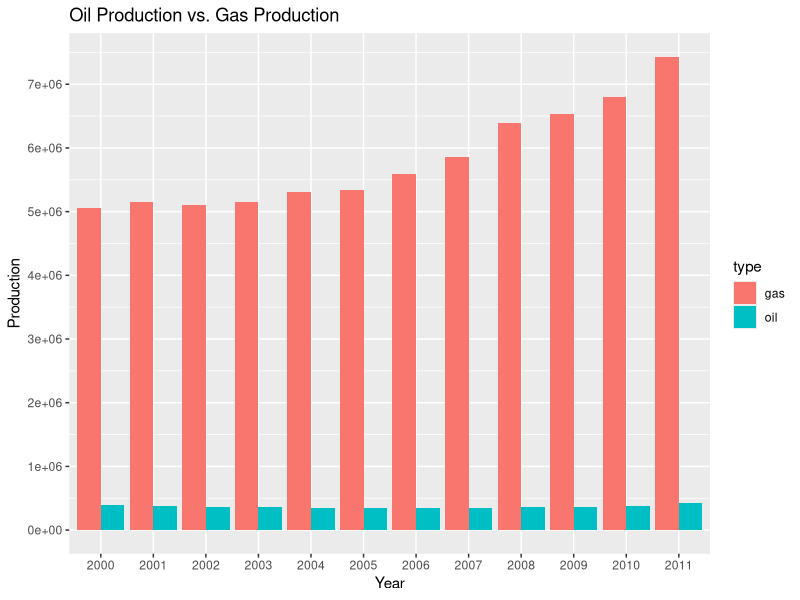
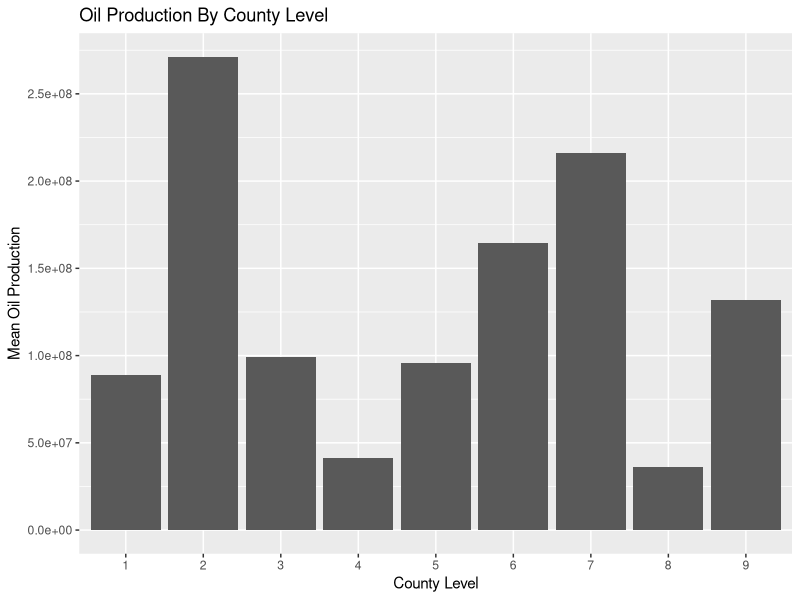
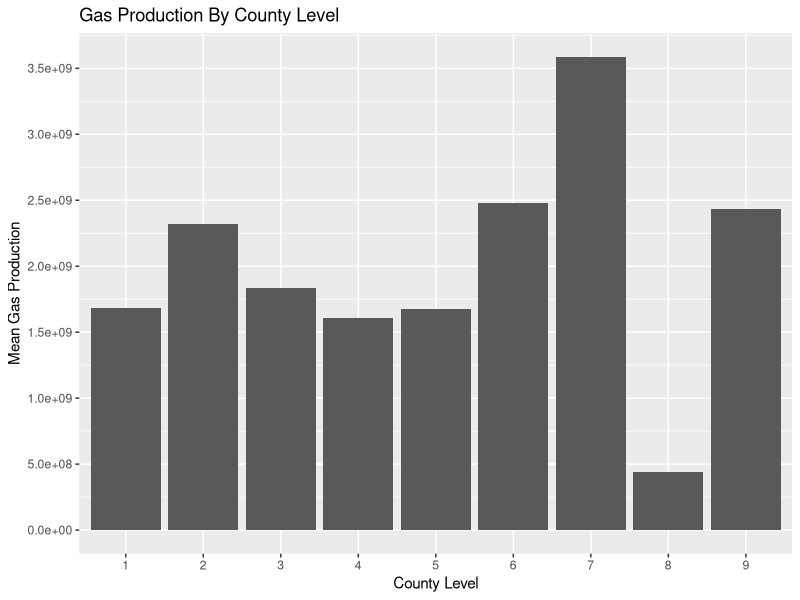
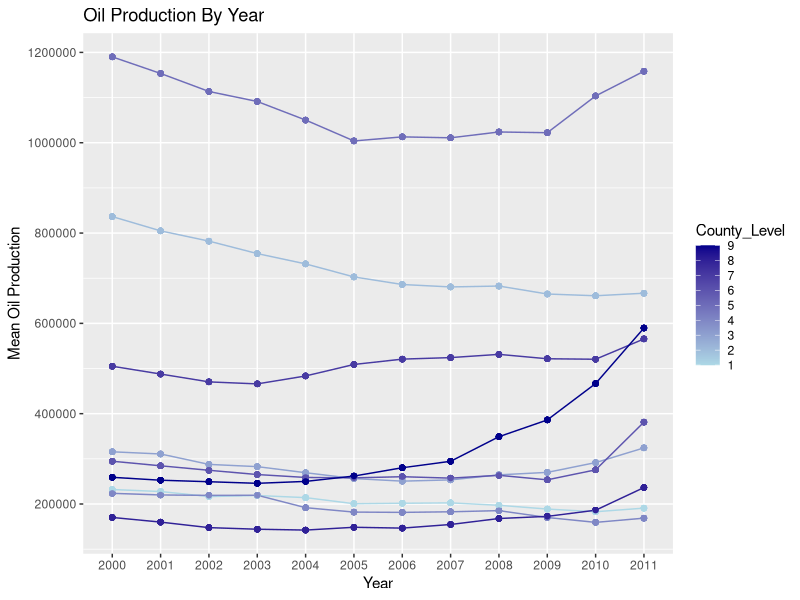
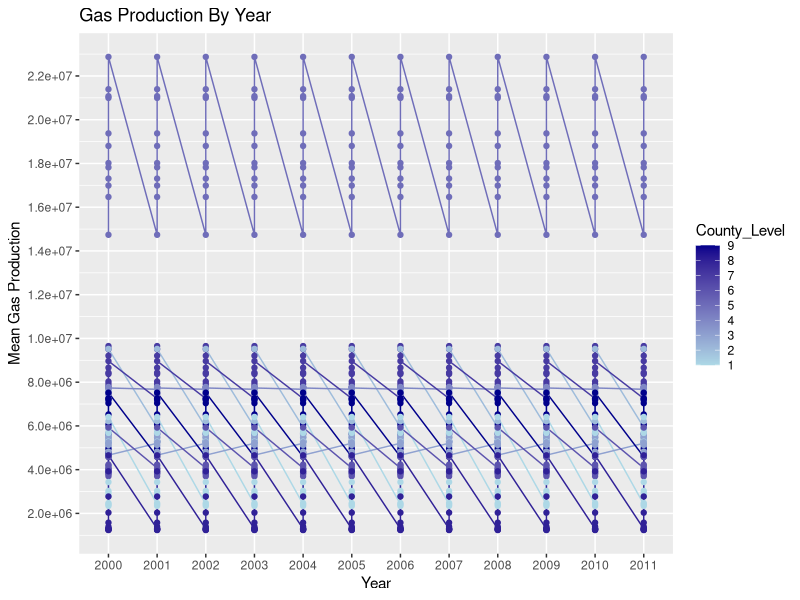

These charts were generated, in order, by the following R code:
# County-level oil and gas production
# Group Member: Mengze Yin, Tianchi Zhang, Yilin Li
# Objective of this project : 
# Discover the relationship between population level and oil and gas production

library(tidyr)
library(dplyr)
library(readr)
library(data.table)
library(doBy)

# Part 1. Tidy Data

# Read file "Oilgascounty.csv" (Reference: www.ers.usda.gov)
raw <- read.csv("oilgascounty.csv",stringsAsFactors = FALSE)
raw <- raw[, c("FIPS","geoid","Stabr","County_Name","Rural_Urban_Continuum_Code_2013","Urban_Influence_2013","Metro_Nonmetro_2013","Metro_Micro_Noncore_2013","oil2000","oil2001","oil2002","oil2003","oil2004","oil2005","oil2006","oil2007","oil2008","oil2009","oil2010","oil2011","gas2000","gas2001","gas2002","gas2003","gas2004","gas2005","gas2006","gas2007","gas2008","gas2009","gas2010","gas2011","oil_change_group","gas_change_group","oil_gas_change_group")]

# Extract column names in order to revise them 
names(raw)[3] <- "State"
names(raw)[4] <- "County"
names(raw)[5] <- "Population_Level"
names(raw)[6] <- "Urban_Influence"
names(raw)[7] <- "If_Metro"
names(raw)[8] <- "Metro_Micro_Noncore"

raw


# Split the table into two because there are multiple types in one table: County & Oil and Gas Production
# Create two tables

# Select the information of County to form a new table  
county <- raw %>% 
  select(FIPS, State, County,Population_Level,Urban_Influence, If_Metro,Metro_Micro_Noncore) %>%
  unique() %>%
  mutate(county_id = row_number())

# To reduce repetition and enhance readability, eliminate the word "County" from the County column
county$County <- sub("County","",county$County)
county


# Select the information of Oil and Gas Production for each county to form a new table
oil_gas0 <- raw %>% 
  select(FIPS, oil2000,oil2001,oil2002,oil2003,oil2004,oil2005,oil2006,oil2007,oil2008,oil2009,oil2010,oil2011,gas2000,gas2001,gas2002,gas2003,gas2004,gas2005,gas2006,gas2007,gas2008,gas2009,gas2010,gas2011) %>%
  unique() %>%
  mutate()

# Because column headers include values (oil/gas + year, eg: oil2003), we melted the column heads into rows 
# First, gather up the non-variable columns
oil_gas1 <- oil_gas0 %>% 
  gather(demo, n, -FIPS, na.rm = TRUE)

# Second, seperate column headers
oil_gas_tidy <- oil_gas1 %>% 
  separate(demo, c("production", "year"), 3)




# Part 2. Data Summary

# (1) average annual oil and gas production for each county
raw$oil_production <- rowSums(raw[9:20])/12
raw$gas_production <- rowSums(raw[21:32])/12

mean_county_production <- raw %>% 
  select(FIPS,Population_Level, oil_production, gas_production) %>%
  unique() %>%
  mutate(county_id = row_number())


# (2) nationalwide mean production (per county) in each year to compare nationwide oil and gas production
# nationalwide oil production
mean_oil <- colMeans(raw[9:20], na.rm = FALSE, dims =1L)
mean_oil <- data_frame(year=c(2000:2011),mean_oil=mean_oil)

# nationalwide gas production
mean_gas <- colMeans(raw[21:32], na.rm = FALSE, dims =1L)
mean_gas <- data_frame(year=c(2000:2011),mean_gas=mean_gas)

# Merge two tables into one for future visulization
national_mean_production <- merge(mean_oil,mean_gas,by="year")
names(national_mean_production)[2] <- "typeoil"
names(national_mean_production)[3] <- "typegas"
national_mean_production <- national_mean_production %>%
  gather(type,amount,typeoil:typegas) %>%
  mutate(type = gsub("type","",type)) %>%
  arrange(year, type)


# (3) average oil and gas production for counties by each population level 
# Select the information of population level,Oil and Gas Production for each county to form a new table
County_Level_Mean <- raw %>% 
  select(Population_Level, oil2000,oil2001,oil2002,oil2003,oil2004,oil2005,oil2006,oil2007,oil2008,oil2009,oil2010,oil2011,gas2000,gas2001,gas2002,gas2003,gas2004,gas2005,gas2006,gas2007,gas2008,gas2009,gas2010,gas2011) %>%
  mutate()

# Get the average county oil and gas production for each population level in each year
County_Level_Mean <- aggregate(County_Level_Mean[,2:25],list(County_Level_Mean$Population_Level), mean)
names(County_Level_Mean)[1] <- paste("County_Level")
County_Level_Mean

# Tidy the table 
County_Level_Mean0 <- County_Level_Mean %>%
  gather(demo, amount, -County_Level, na.rm = TRUE)

County_Level_Mean_tidy <- County_Level_Mean0 %>% 
  separate(demo, c("production", "year"), 3)

# Create a table with county, county level defined by population, sum of oil production in 12 years and sum of gas production in 12 years
county_production <- raw %>% 
  select(FIPS,Population_Level, oil_production, gas_production) %>%
  unique() %>%
  mutate(county_id = row_number())
county_production

#
County_Level_Mean2 <- County_Level_Mean %>%
  gather(oil,oil_production_mean, oil2000:oil2011, na.rm = TRUE)%>%
  gather(gas, gas_production_mean, gas2000:gas2011, na.rm = TRUE)%>%
  mutate(year = parse_number(oil))%>%
  select(County_Level, year, oil_production_mean,gas_production_mean) %>%
  unique() %>%
  mutate()

# Part 3. Visualization
require(ggplot2) 


# 1
# ggplot for "Relationship between Oil Production and Gas Production from 2000-2011" 
ggplot(data=national_mean_production, aes(x=factor(year), y=amount, fill=type)) +
  geom_bar(stat="identity", position =position_dodge())+
  xlab("Year")+
  ylab("Production")+
  ggtitle("Oil Production vs. Gas Production")+
  scale_y_continuous(breaks=seq(0, 8000000, 1000000))

# 2
# ggplot for "Oil Production for each County Level"
ggplot(data = county_production, aes(factor(Population_Level),oil_production))  +
  geom_bar(stat = "identity")+
  xlab("County Level")+
  ylab("Mean Oil Production")+
  scale_y_continuous(breaks=seq(0, 1200000000, 50000000))+
  ggtitle("Oil Production By County Level")

# ggplot for "Gas Production for each County Level"
ggplot(data = county_production, aes(factor(Population_Level),gas_production))  +
  geom_bar(stat = "identity")+
  xlab("County Level")+
  ylab("Mean Gas Production")+
  scale_y_continuous(breaks=seq(0, 12000000000, 500000000))+
  ggtitle("Gas Production By County Level")


# 3
# Stacked Column
#ggplot(moil_countylevel, aes(year, fill=countylevel)) + geom_bar()


# 4
# ggplot for "Annual Oil Production for each County Level"
ggplot(data = County_Level_Mean2, aes(x = factor(year), y = oil_production_mean,colour = County_Level)) +       
  xlab("Year")+
  ylab("Mean Oil Production")+
  ggtitle("Oil Production By Year")+
  geom_line(aes(group = County_Level)) + geom_point()+
  scale_y_continuous(breaks=seq(0, 12000000, 200000))+
  scale_colour_gradient(low = 'lightblue', high = 'darkblue', breaks=c(1:9))

ggplot(data = County_Level_Mean2, aes(x = factor(year), y = gas_production_mean,colour = County_Level)) +       
  xlab("Year")+
  ylab("Mean Gas Production")+
  ggtitle("Gas Production By Year")+
  geom_line(aes(group = County_Level)) + geom_point()+
  scale_y_continuous(breaks=seq(0, 120000000, 2000000))+
  scale_colour_gradient(low = 'lightblue', high = 'darkblue', breaks=c(1:9))
